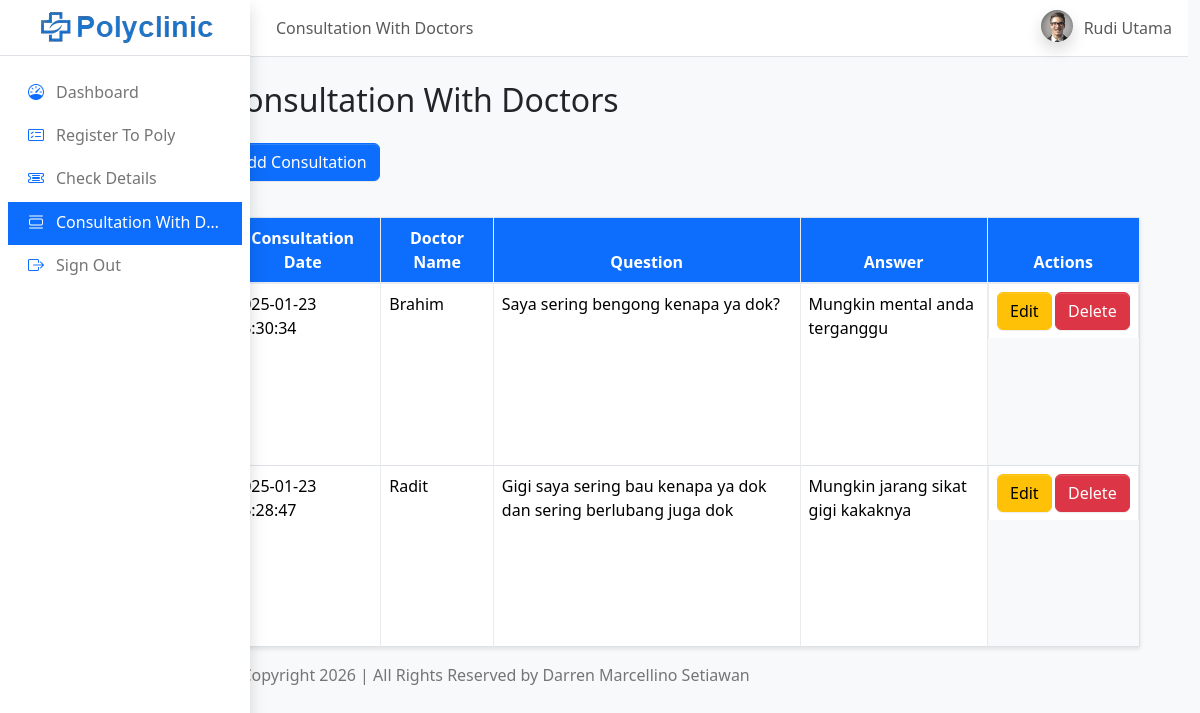
Page /views/patient/patientConsultationWithDoctors.php (signed in) on the committed database.
### tables this page shows
CREATE TABLE `consultation` (
  `id` int(11) NOT NULL,
  `patient_id` int(11) NOT NULL,
  `doctor_id` int(11) NOT NULL,
  `consultation_date` datetime NOT NULL DEFAULT current_timestamp(),
  `question` text NOT NULL,
  `answer` text DEFAULT NULL
);

CREATE TABLE `doctor` (
  `id` int(11) NOT NULL,
  `name` varchar(150) NOT NULL,
  `password` varchar(255) NOT NULL,
  `address` varchar(255) NOT NULL,
  `mobile_phone_number` bigint(20) UNSIGNED NOT NULL,
  `poly_id` int(11) NOT NULL,
  `status` enum('active','inactive') DEFAULT 'inactive'
);

### models_controllers/consultationController.php (called while the page is built, shortened)
<?php
include 'consultationModel.php';
function getConsultationsForPatient($conn, $patientId) {
    $consultationModel = new ConsultationModel($conn);
    return $consultationModel->getConsultationsByPatient($patientId);
}
?>

### models_controllers/consultationModel.php (called while the page is built, shortened)
<?php
class ConsultationModel {
    private $conn;
    public function __construct($conn) {
        $this->conn = $conn;
    }
    public function getConsultationsByPatient($patientId) {
        $stmt = $this->conn->prepare("
            SELECT c.*, d.name AS doctor_name
            FROM consultation c
            JOIN doctor d ON c.doctor_id = d.id
            WHERE c.patient_id = ?
            ORDER BY consultation_date DESC
        ");
        $stmt->bind_param("i", $patientId);
        $stmt->execute();
        return $stmt->get_result();
    }
}
?>

### views/patient/patientConsultationWithDoctors.php (the view, shortened to what this page needs)
<?php
include '../../config/database.php';
include '../../models_controllers/consultationController.php';
$patientName = $_SESSION['patient_name'];
$patientId = $_SESSION['patient_id'];
$consultations = getConsultationsForPatient($conn, $patientId);
?>
<!DOCTYPE html>
<html lang="en">
  <head>
    <link rel="stylesheet" href="../../assets/css/bootstrap.min.css" />
    <link rel="stylesheet" href="../../assets/css/font-awesome.min.css" />
    <link rel="stylesheet" href="../../assets/css/icofont.css" />
    <link rel="stylesheet" href="../../assets/css/magnific-popup.css" />
    <link rel="stylesheet" href="../../assets/css/normalize.css" />
    <link rel="stylesheet" href="../../assets/css/style.css" />
    <link rel="stylesheet" href="../../node_modules/sweetalert2/dist/sweetalert2.min.css">
    <link
      rel="stylesheet"
      href="https://cdn.jsdelivr.net/npm/overlayscrollbars@2.10.1/styles/overlayscrollbars.min.css"
    />
    <link
      rel="stylesheet"
      href="https://cdn.jsdelivr.net/npm/bootstrap-icons@1.11.3/font/bootstrap-icons.min.css"
    />
    <link rel="stylesheet" href="../../assets/css/dashboard.css" />
    <link
      rel="stylesheet"
      href="https://cdn.jsdelivr.net/npm/apexcharts@3.37.1/dist/apexcharts.css"
    />
    <link
      rel="stylesheet"
      href="https://cdn.jsdelivr.net/npm/jsvectormap@1.5.3/dist/css/jsvectormap.min.css"
    />
  </head>
  <body class="layout-fixed sidebar-expand-lg bg-body-tertiary">
    <div class="app-wrapper">
        <div class="row w-100 position-absolute" style="margin: 0; max-width: 100%;">
            <div class="col-lg-2 div-one">
                <aside class="app-sidebar shadow" data-bs-theme="white">
                    <div class="sidebar-brand">
                        <div class="logo">
                            <a href="#"><img src="../../assets/img/logo1.png" alt="#"></a>
                        </div>
                    </div>
                    <div class="sidebar-wrapper">
                    <nav class="mt-2">
                        <ul
                        class="nav sidebar-menu flex-column"
                        data-lte-toggle="treeview"
                        role="menu"
                        data-accordion="false"
                        >
                        <li class="nav-item sidebar-item">
                            <a href="dashboard.php" class="nav-link sidebar-link">
                                <i class="nav-icon bi bi-speedometer text-primary"></i>
                                <p style="font-weight: 500;">Dashboard</p>
                            </a>
                        <li class="nav-item sidebar-item">
                            <a href="patientToPolyRegister.php" class="nav-link sidebar-link">
                                <i class="nav-icon bi bi-card-checklist text-primary"></i>
                                <p style="font-weight: 500;">Register To Poly</p>
                            </a>
                        </li>
                        <li class="nav-item sidebar-item">
                            <a href="patientCheckDetails.php" class="nav-link sidebar-link">
                                <i class="nav-icon bi bi-ticket-detailed text-primary"></i>
                                <p style="font-weight: 500;">Check Details</p>
                            </a>
                        </li>
                        <li class="nav-item sidebar-item active">
                            <a href="patientConsultationWithDoctors.php" class="nav-link sidebar-link">
                                <i class="nav-icon bi bi-view-list text-primary color-i"></i>
                                <p class="color-p" style="font-weight: 500;">Consultation With Doctors</p>
                            </a>
                        </li>
                        <li class="nav-item sidebar-item sign-out-sidebar">
                            <a href="../auth/signOut.php" class="nav-link sidebar-link">
                                <i class="nav-icon bi bi-box-arrow-right text-primary"></i>
                                <p style="font-weight: 500;">Sign Out</p>
                            </a>
                        </li>
                        </ul>
                    </nav>
                    </div>
                </aside>
            </div>
            <div class="col-lg-10 div-two">
                <nav class="app-header navbar navbar-expand bg-body">
                <div class="container-fluid">
                <ul class="navbar-nav">
                    <li class="nav-item nav-button-sidebar">
                        <a class="nav-link" data-lte-toggle="sidebar" href="#" role="button">
                        </a>
                    </li>
                    <li class="nav-item d-none d-md-block"><a href="#" class="nav-link">Consultation With Doctors</a></li>
                </ul>
                <ul class="navbar-nav ms-auto">
                    <li class="nav-item dropdown user-menu">
                    <a href="#" class="nav-link dropdown-toggle" data-bs-toggle="dropdown">
                        <img
                        src="../../assets/img/patient-profile.jpg"
                        class="user-image rounded-circle shadow"
                        alt="User Image"
                        />
                        <span class="d-none d-md-inline" style="text-transform: capitalize;font-weight: 500"><?= htmlspecialchars($patientName); ?></span>
                    </a>
                </div>
            </nav>
                    <div class="container-fluid pe-5 w-100">
                        <div class="row justify-content-center">
                            <div class="col-lg-12">
                                <h2 class="mt-4">Consultation With Doctors</h2>
                                <button class="btn btn-primary btn-add btn-patient-consultation-with-doctors my-3" data-bs-toggle="modal" data-bs-target="#addModal">Add Consultation</button>
                                <table class="table table-bordered">
                                    <thead>
                                        <tr class="text-center">
                                            <th class="px-3 py-2">Consultation Date</th>
                                            <th class="px-3 py-2">Doctor Name</th>
                                            <th class="px-3 py-2">Question</th>
                                            <th class="px-3 py-2">Answer</th>
                                            <th class="px-3 py-2">Actions</th>
                                        </tr>
                                    </thead>
                                    <tbody>
                                        <?php while ($row = $consultations->fetch_assoc()) { ?>
                                            <tr>
                                                <td class="px-2 py-2"><?= $row['consultation_date'] ?></td>
                                                <td class="px-2 py-2"><?= $row['doctor_name'] ?></td>
                                                <td class="px-2 py-2"><?= $row['question'] ?></td>
                                                <td class="px-2 py-2"><?= $row['answer'] ?: 'No answer yet' ?></td>
                                                <td class="d-flex justify-content-center gap-1">
                                                    <button class="btn btn-warning btn-edit btn-patient-consultation-with-doctors" data-bs-toggle="modal" data-bs-target="#editModal<?= $row['id'] ?>">Edit</button>
                                                    <form method="POST" style="display:inline;">
                                                        <button class="btn btn-danger btn-delete btn-patient-consultation-with-doctors" name="delete_consultation">Delete</button>
                                                    </form>
                                                </td>
                                            </tr>
                                        <?php } ?>
                                    </tbody>
                                </table>
                                <p class="p-copyright pb-3"></p>
                            </div>
                        </div>
                    </div>
            </div>
        </div>
    </div>
  </body>
</html>

### views/patient/patientConsultationWithDoctors.php (style rules this page uses)
body { overflow-x: hidden; padding: 0; margin: 0; box-sizing: border-box; }
.app-header { position: sticky !important; top: 0; z-index: 2; }
.app-sidebar { position: fixed !important ; top: 0; left: 0; z-index: 3; background-color: white; transition : 0.3s linear; }
table { width: 100%; border-collapse: collapse; margin: 20px 0; font-size: 1em; background-color: #fff; box-shadow: 0 2px 4px rgba(0, 0, 0, 0.1); }
table th, table td { border: 1px solid #ddd; }
table th { background-color: #0d6efd !important; color: #fff !important; }
.btn-patient-consultation-with-doctors::before { transition : 0s linear !important; }
.active { background-color: #0d6efd !important; }
.color-i { color: #fff !important; }
.color-p { color: #fff !important; }
.p-copyright { font-weight: 500; }

### rows in the picture
consultation: consultation_date "2025-01-23 15:30:34", doctor.name "Brahim", question "Saya sering bengong kenapa ya dok?", answer "Mungkin mental anda terganggu"
consultation: consultation_date "2025-01-23 15:28:47", doctor.name "Radit", question "Gigi saya sering bau kenapa ya dok dan sering berlubang juga dok", answer "Mungkin jarang sikat gigi kakaknya"

### other values in the picture
$patientName "Rudi Utama"
